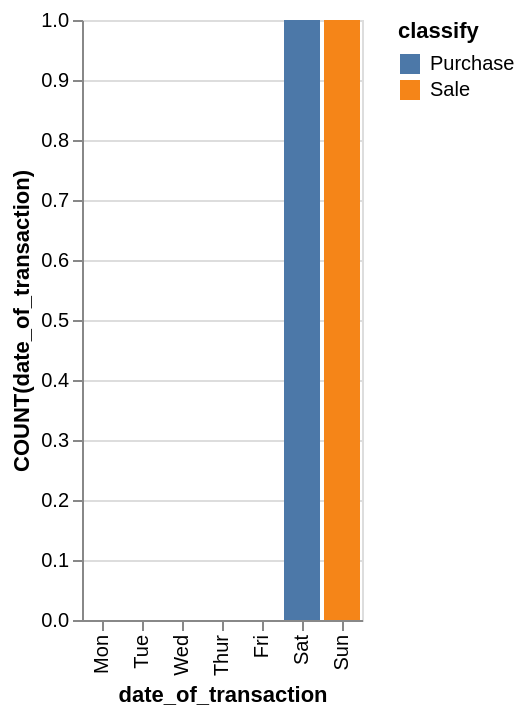

The specification (Vega-Lite) saved for this image:
### Vega-Lite specification from a JSON file in a GitHub repository (floating-point values rounded to 4 significant figures)
{"data": {"values": [{"x_data": "Mon", "y_data": 0, "classify": "Purchase"}, {"x_data": "Tue", "y_data": 0, "classify": "Purchase"}, {"x_data": "Wed", "y_data": 0, "classify": "Purchase"}, {"x_data": "Thur", "y_data": 0, "classify": "Purchase"}, {"x_data": "Fri", "y_data": 0, "classify": "Purchase"}, {"x_data": "Sat", "y_data": 1, "classify": "Purchase"}, {"x_data": "Sun", "y_data": 0, "classify": "Purchase"}, {"x_data": "Mon", "y_data": 0, "classify": "Sale"}, {"x_data": "Tue", "y_data": 0, "classify": "Sale"}, {"x_data": "Wed", "y_data": 0, "classify": "Sale"}, {"x_data": "Thur", "y_data": 0, "classify": "Sale"}, {"x_data": "Fri", "y_data": 0, "classify": "Sale"}, {"x_data": "Sat", "y_data": 0, "classify": "Sale"}, {"x_data": "Sun", "y_data": 1, "classify": "Sale"}]}, "mark": "bar", "encoding": {"x": {"field": "x_data", "type": "nominal", "title": "date_of_transaction", "sort": {"op": "sum", "field": "y_data", "order": "ascending"}}, "y": {"field": "y_data", "type": "quantitative", "title": "COUNT(date_of_transaction)"}, "color": {"field": "classify"}}}
